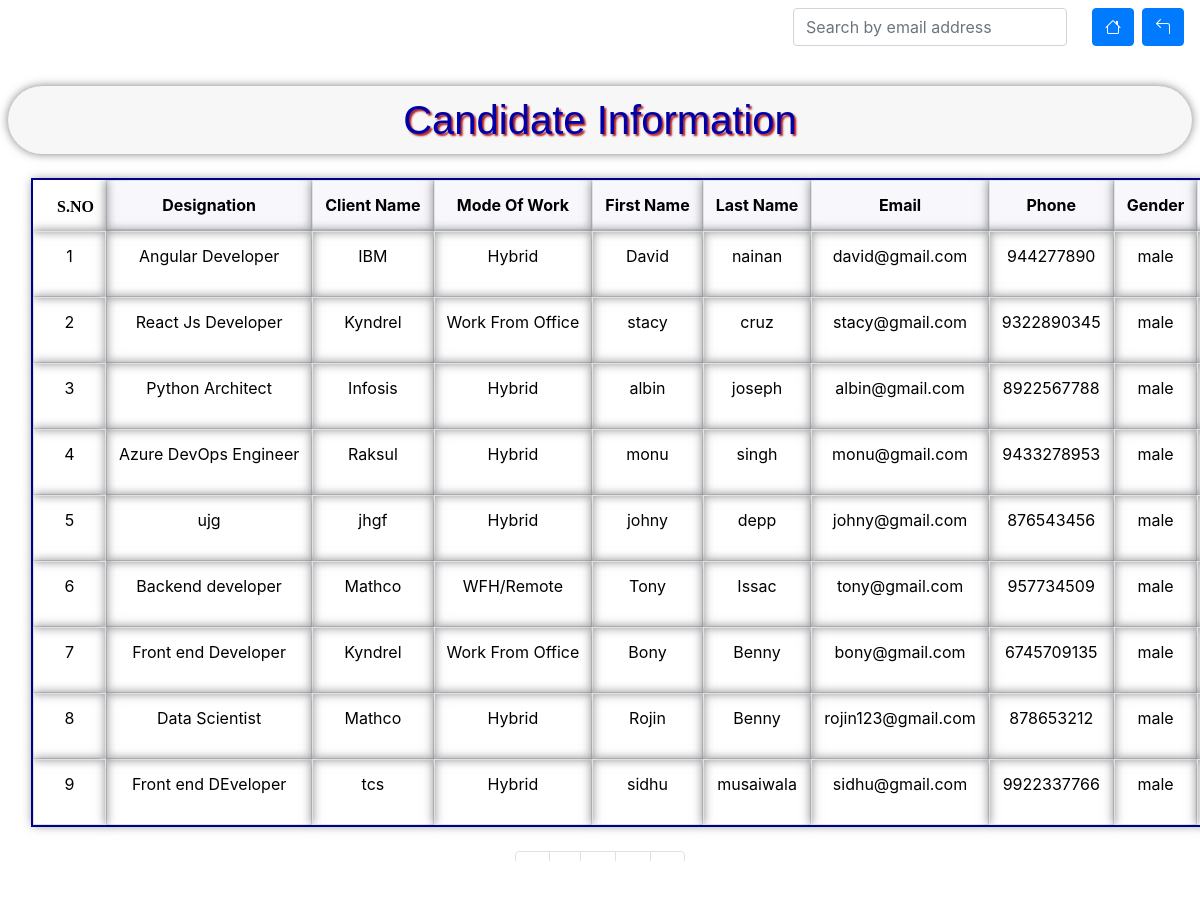
Page /all/ on the committed database.
### candidate_app/models.py (models this page shows, shortened)
class Candidate(models.Model):
    user = models.ForeignKey(CustomUser, on_delete=models.CASCADE)
    email = models.EmailField(unique=True)
    phone = models.CharField(max_length=15)
    client_name = models.CharField(max_length=15)
    first_name = models.CharField(max_length=150, null=True)
    last_name = models.CharField(max_length=150)
    mode_of_work = models.CharField(max_length=150, default='full_time',null=True)
    gender = models.CharField(max_length=50, default='unknown', null=True,blank=True)
    college = models.CharField(max_length=50, null=True,blank=True)
    graduation_year= models.CharField(max_length=50, null=True,blank=True)
    qualification = models.TextField(null=True,blank=True)
    skills = models.ManyToManyField(Skill)
    experience = models.FloatField(null=True, blank=True)
    relevent_experience = models.FloatField(null=True, blank=True)
    designation = models.CharField(max_length=50, null=True,blank=True)
    expected_ctc = models.CharField(max_length=50, null=True,blank=True)
    current_ctc = models.CharField(max_length=50, null=True,blank=True)
    offer_in_hands = models.CharField(max_length=50,default=None, null=True,blank=True)
    offer_details= models.CharField(max_length=50,default=None, null=True,blank=True)     ###  hidden box
    notice_period = models.CharField(max_length=50, null=True,blank=True)
    current_company = models.CharField(max_length=100, null=True,blank=True)
    reason_for_change = models.CharField(max_length=2000, null=True,blank=True)          ###  hidden
    location = models.CharField(max_length=50, null=True,blank=True)
    resume = models.FileField(upload_to='resume/',max_length=200,blank=True,null=True)
    remarks = models.TextField(null=True,blank=True)
    updated_by = models.CharField(max_length=50, null=True,blank=True)
    updated_on = models.DateTimeField(auto_now_add=True, null=True)
    screening_time = models.CharField(max_length=100, null=True,blank=True)
    recruiter = models.CharField(max_length=50, null=True,blank=True)
    status = models.CharField(max_length=100, null=True,blank=True)
    rejection_reason = models.CharField(max_length=100, null=True,blank=True)         ### hidden
    additional_status = models.CharField(max_length=100, null=True,blank=True)
    rejection_reason_for_r1_r4 = models.CharField(max_length=100, null=True,blank=True)        ## hidden
    offer = models.CharField(max_length=100, null=True,blank=True)
    offer_reject_reason = models.CharField(max_length=100, null=True,blank=True)
    class Meta:
        ordering = ["-updated_on"]

### candidate_app/views.py (the view)
# urls.py: path('all/',Allcandidates.as_view(),name='all'),
class Allcandidates(ListView):
    model = Candidate
    fields = ['email','phone','first_name','last_name','alt_phone','sex','qualification','skills','experience','designation','expected_ctc','current_ctc','availability','notice_period','current_company','location','resume','remarks','updated_by','updated_on']
    template_name = 'allcandidates.html'
    context_object_name = "all"

### templates/allcandidates.html (shortened to what this page needs)
{% extends 'base.html' %}
{% block head %}
<link href="https://cdn.jsdelivr.net/npm/bootstrap@5.3.2/dist/css/bootstrap.min.css" rel="stylesheet"
>
{% endblock %}
{% block content %}
{% include 'navbar.html' %}
<br>
<div>
    <h2 class="candidate-info my-2 mx-2">Candidate Information</h2>
</div>
<div class="container-fluid table-container my-2 mx-3">
    <table class="table table-bordered my-3" style="border: 2px solid #0000AA;">
        <thead>
            <tr>
                <th id="snno" style="font-family: garamond;" scope="col"
                    class="border-0 text-uppercase font-medium pl-4">S.No</th>
                <th scope="col">Designation</th>
                <th scope="col">Client Name</th>
                <th scope="col">Mode Of Work</th>
                <th scope="col">First Name</th>
                <th scope="col">Last Name</th>
                <th scope="col">Email</th>
                <th scope="col">Phone</th>
                <th scope="col">Gender</th>
                <th scope="col">Location</th>
            </tr>
        </thead>
        <tbody>
            {% for i in all %}
            <tr>
                <td class="snno">{{ forloop.counter }}</td>
                <td>{{ i.designation }}</td>
                <td>{{ i.client_name }}</td>
                <td>{{ i.mode_of_work }}</td>
                <td>{{ i.first_name }}</td>
                <td>{{ i.last_name }}</td>
                <td>{{ i.email }}</td>
                <td>{{ i.phone }}</td>
                <td>{{ i.gender }}</td>
                <td>{{ i.location }}</td>
            </tr>
            {% endfor %}
        </tbody>
    </table>
</div>
{% include 'all_c_pagination.html' %}
{% endblock %}

### templates/allcandidates.html (style rules this page uses)
.table-container { width: 100%; overflow-x: auto; }
.table { width: auto; min-width: 1200px; border-collapse: separate; border-spacing: 0.5px; background-color: rgba(255, 255, 255, 0.8); border: 2px solid #0000AA; }
.table th, .table td { width: 200px; max-width: 400px; height: 5px; overflow: hidden; text-overflow: ellipsis; white-space: nowrap; padding: 6px; vertical-align: middle; text-align: center; border: 1px solid #0000AA; box-shadow: 0px 0px 10px 0px rgba(0, 0, 0, 0.5); background-color: transparent; }
.table th { background-color: #f7f7fc; border: 1px solid #0000AA; }
body { background-image: url('https://images.wallpaperscraft.com/image/single/castle_rock_lake_975862_2560x1600.jpg'); background-size: cover; background-repeat: no-repeat; background-attachment: fixed; }
h2.candidate-info { color: #0000AA; font-family: Arial, sans-serif; font-size: 40px; background-color: #f7f7f7; padding: 10px; border-radius: 100px; text-align: center; text-shadow: 2px 2px 2px #b11717; box-shadow: 0px 0px 10px 0px rgba(0, 0, 0, 0.5); }
th#snno { position: sticky; left: 0; background-color: transparent; z-index: 1; border: 2px solid #0000AA; box-shadow: 0px 0px 10px 0px rgba(0, 0, 0, 0.5); }
td.snno { position: sticky; left: 0; background-color: transparent; z-index: 1; border: 2px solid #0000AA; box-shadow: 0px 0px 10px 0px rgba(0, 0, 0, 0.5); }

### rows in the picture
Candidate: designation "Angular Developer", client_name "IBM", mode_of_work "Hybrid", first_name "David", last_name "nainan", email "david@gmail.com", phone "944277890", gender "male"
Candidate: designation "React Js Developer", client_name "Kyndrel", mode_of_work "Work From Office", first_name "stacy", last_name "cruz", email "stacy@gmail.com", phone "9322890345", gender "male"
Candidate: designation "Python Architect", client_name "Infosis", mode_of_work "Hybrid", first_name "albin", last_name "joseph", email "albin@gmail.com", phone "8922567788", gender "male"
Candidate: designation "Azure DevOps Engineer", client_name "Raksul", mode_of_work "Hybrid", first_name "monu", last_name "singh", email "monu@gmail.com", phone "9433278953", gender "male"
Candidate: designation "ujg", client_name "jhgf", mode_of_work "Hybrid", first_name "johny", last_name "depp", email "johny@gmail.com", phone "876543456", gender "male"
Candidate: designation "Backend developer", client_name "Mathco", mode_of_work "WFH/Remote", first_name "Tony", last_name "Issac", email "tony@gmail.com", phone "957734509", gender "male"
Candidate: designation "Front end Developer", client_name "Kyndrel", mode_of_work "Work From Office", first_name "Bony", last_name "Benny", email "bony@gmail.com", phone "6745709135", gender "male"
Candidate: designation "Data Scientist", client_name "Mathco", mode_of_work "Hybrid", first_name "Rojin", last_name "Benny", email "rojin123@gmail.com", phone "878653212", gender "male"
Candidate: designation "Front end DEveloper", client_name "tcs", mode_of_work "Hybrid", first_name "sidhu", last_name "musaiwala", email "sidhu@gmail.com", phone "9922337766", gender "male"
